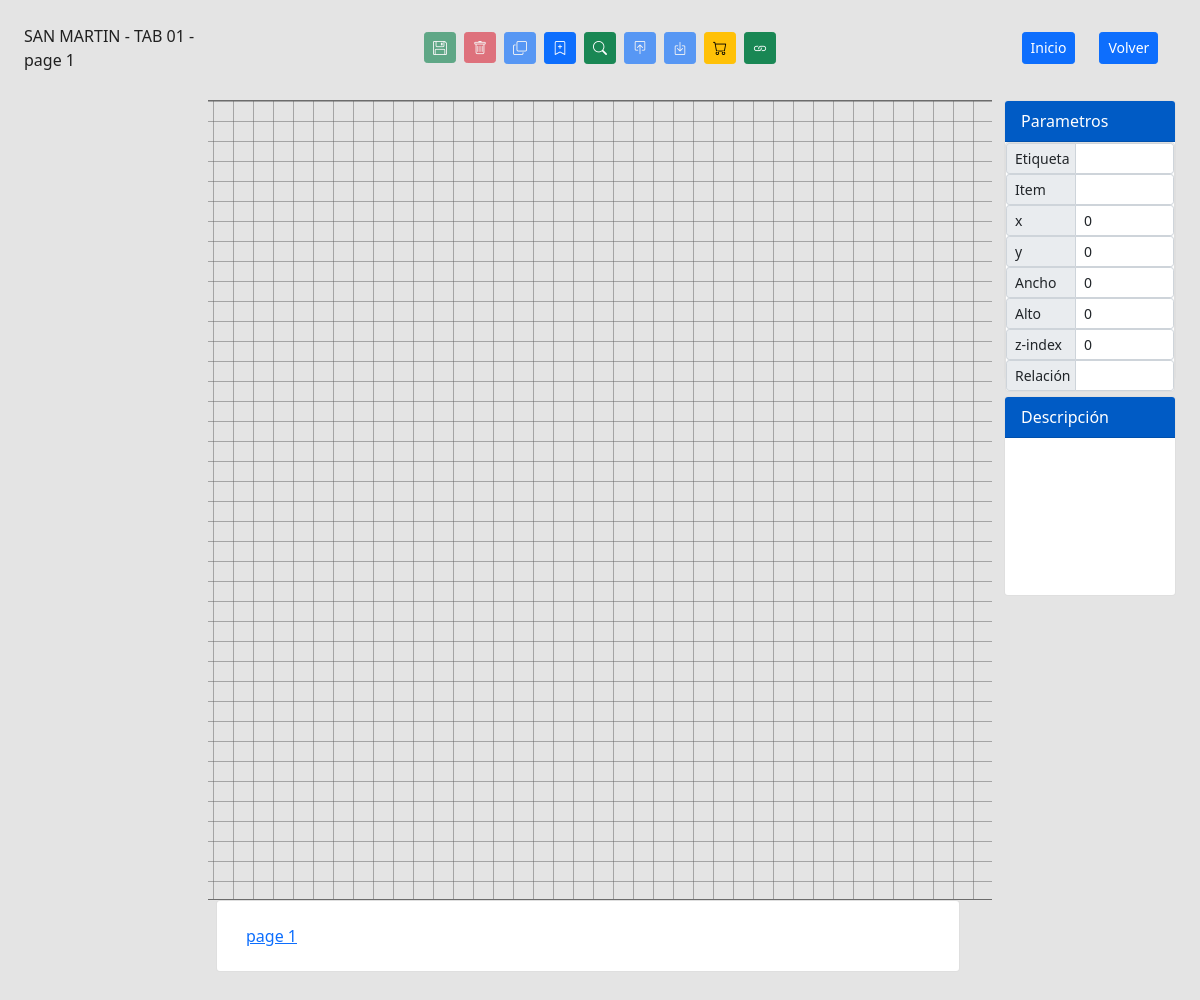
Screenshot of /dashboard/2/ (signed in) with the database file from the repository.
### tsinc/models.py (models this page shows, shortened)
class Tabs(models.Model):
    tab_name = models.CharField(max_length=200, default=None)
    controller = models.CharField(max_length=100, null=True)
    chest_type = models.BooleanField(default=True)
    project = models.ForeignKey(Project,on_delete=models.CASCADE, related_name='tabs', null=True, blank=True)

class Project(models.Model):
    name = models.CharField(max_length=200, default=None)
    company_name = models.CharField(max_length=200, default=None)
    nit = models.CharField(max_length=200,null=True)
    asesor = models.CharField(max_length=200, default=None)
    verified = models.BooleanField(default=False)
    approved = models.BooleanField(default=False)
    progress = models.IntegerField(default=0)
    date = models.DateField(default=datetime.date.today)
    usersession = models.ForeignKey(User, on_delete=models.SET_NULL, null=True, blank=True)

class Dasboard(models.Model):
    name = models.CharField(max_length=200, default=None)
    quantity = models.IntegerField(default=0)
    tab = models.ForeignKey(Tabs, on_delete=models.CASCADE, related_name='dashboards',null=True,blank=True)

### tsinc/views.py (the view)
# urls.py: path('dashboard/<int:id>/', views.dashboard, name='dashboard' ),
@login_required
def dashboard(request, id):
    dashboard = Dasboard.objects.get(id=id)
    tab = dashboard.tab
    project = tab.project
    tabs = project.tabs.all()
    pages = Dasboard.objects.filter(tab__in=tabs).select_related('tab')
    panelitems = PanelItems.objects.all()
    categorys = Category.objects.all()
    subcategorys = Subcategory.objects.all()
    items = Items.objects.all()
    labels = Labels.objects.all()
    return render(request, 'dashboard.html',{'tab':tab, 'panelitems':panelitems, 'items': items, 'dashboard':dashboard, 'labels':labels, 'categorys':categorys, 'subcategorys':subcategorys, 'pages':pages, 'form':SearchForm()})

### tsinc/forms.py
class SearchForm(forms.Form):
    search = forms.CharField(label='Buscar', max_length=100)

### tsinc/context_processors.py (called while the page is built)
def folder_tree(request):
    folders = Folder.objects.select_related('parent').order_by('parent_id', 'order')
    return {
        'folder_tree':folders
    }

def get_user(request):
    return {
        'user':request.user
    }

### tsinc/templates/dashboard.html (shortened to what this page needs)
{% extends 'layout2.html' %} {% block body %} {% load static %}
<div class="container">
  <div class="row mb-4 ">
  <div class="col-md-2">
      <span class="fs-6 fw_light">
       {{tab.project.name}} -
      </span>
    <span class="fs-6 fw-light">
      {{tab.tab_name}} -
    </span>
    <span class="fs-6 fw-light">
      {{dashboard.name}}
    </span>
  </div>
    <div class="col-md-8 d-flex justify-content-center gap-2 p-2">
      <form action="" id="form">
        <button id="save"  class="btn btn-success btn-sm" type="submit" disabled data-bs-toggle="tooltip" data-bs-placement="top" title="Guardar">
          <i class="bi bi-floppy"></i>
        </button>
      </form>
      <form action="" id="form2">
        <button id="delete" type="submit" class="btn btn-danger btn-sm" disabled data-bs-toggle="tooltip" data-bs-placement="top" title="Borrar"><i class="bi bi-trash"></i> </button>
      </form>
      <button id="clone" class="btn btn-primary btn-sm" disabled data-bs-toggle="tooltip" data-bs-placement="top" title="Clonar elemento"><i class="bi bi-copy"></i></button>
       <button id="btnlabel" class="btn btn-primary btn-sm" data-bs-toggle="tooltip" data-bs-placement="top" title="Crear una etiqueta"><i class="bi bi-bookmark-plus"></i></button>
       <button id="btnInventory" type="button" class="btn btn-success btn-sm" data-bs-toggle="modal" data-bs-target="#staticBackdrop" data-bs-toggle="tooltip" data-bs-placement="top" title="Inventario">
        <i class="bi bi-search"></i>
      </button>
      <button id="on" class="btn btn-primary btn-sm " disabled data-bs-toggle="tooltip" data-bs-placement="top" title="Posicionar elemento por encima"><i class="bi bi-box-arrow-in-up"></i></button>
       <button id="under" class="btn btn-primary btn-sm" disabled data-bs-toggle="tooltip" data-bs-placement="top" title="Posicionar elemento por debajo"><i class="bi bi-box-arrow-in-down"></i></button>
       <button id="btntotal" class="btn btn-warning btn-sm" data-bs-toggle="tooltip" data-bs-placement="top" title="Resumen de productos en la dashboard"><i class="bi bi-cart"></i></button>
       <button class="btn btn-success btn-sm" id="btngroup" data-bs-toggle="tooltip" data-bs-placement="top" title="Agrupar elementos"><i class="bi bi-link"></i></button>
    </div>
    <div class="col-md-2 d-flex justify-content-center gap-4 p-2">
       <a href="{% url 'home' %}" class="btn btn-primary btn-sm">Inicio</a>
       <a href="{% url 'create_page' tab.id %}" class="btn btn-primary btn-sm">Volver</a>
    </div>
  </div>
   <div class="row">
     <div class="col-md-2"></div>
     <div class="col-md-8">
      <div id="notification-box">
     </div>
     </div>
   </div>
  <div class="row">
    <div class="col-md-2" id="panelLeft">
    </div>
    <div class="col-md-8" id="parent-container-dropzone">
      <div class="container-dropzone" id="container-dropzone">
        <div id="outer-dropzone" class="dropzone position-relative">
        </div>
      </div>
    </div>
    <div class="col-md-2">
      {% include 'components/panelRight.html' %}
    </div>
    {% include 'components/bottomBar.html' %}
  </div>
</div>
{% endblock %}

### tsinc/templates/components/bottomBar.html
<div class="row">
    <div class="col-md-2"></div>
    <div class="col-md-8">
        <div class="card">
            <div class="card-body" id="box">
                {% for page in pages %}
                <a class="btn btn-link" href=" {%  url 'dashboard' page.id %} ">{{page.name}}</a>
                {% endfor %}
            </div>
        </div>
    </div>
    <div class="col-md-2"></div>
</div>

### tsinc/static/css/styles.css (style rules this page uses)
#outer-dropzone { height: 80%; }
.dropzone { background-color: #21242b; border-radius: 4px; margin: 0; padding: 10px; width: 80%; transition: background-color 0.3s; background: linear-gradient(to right, #6060607b 1px, transparent 1px), linear-gradient(to bottom, #6060607b 1px, transparent 1px); background-size: 20px 20px; border: 1px solid #6c6c6c; padding: 20px; box-shadow: 0 0 10px rgba(0, 0, 0, 0.1); user-select: none; }
.dropzone { margin: 0px; }
html, body { height: 100%; margin: 0; }
#panelLeft { height: 450px; overflow-y: scroll; }
#parent-container-dropzone { height: 800px; overflow-x: scroll; overflow-y: scroll; }
.container-dropzone { display: flex; justify-content: center; align-items: center; width: 1500px; height: 1000px; }
#box { width: 100%; overflow-x: scroll; white-space: nowrap; }
#box > a { display: inline-block; }

### rows the page displays
Tabs: project.name "SAN MARTIN", tab_name "TAB 01"
Dasboard: name "page 1"
